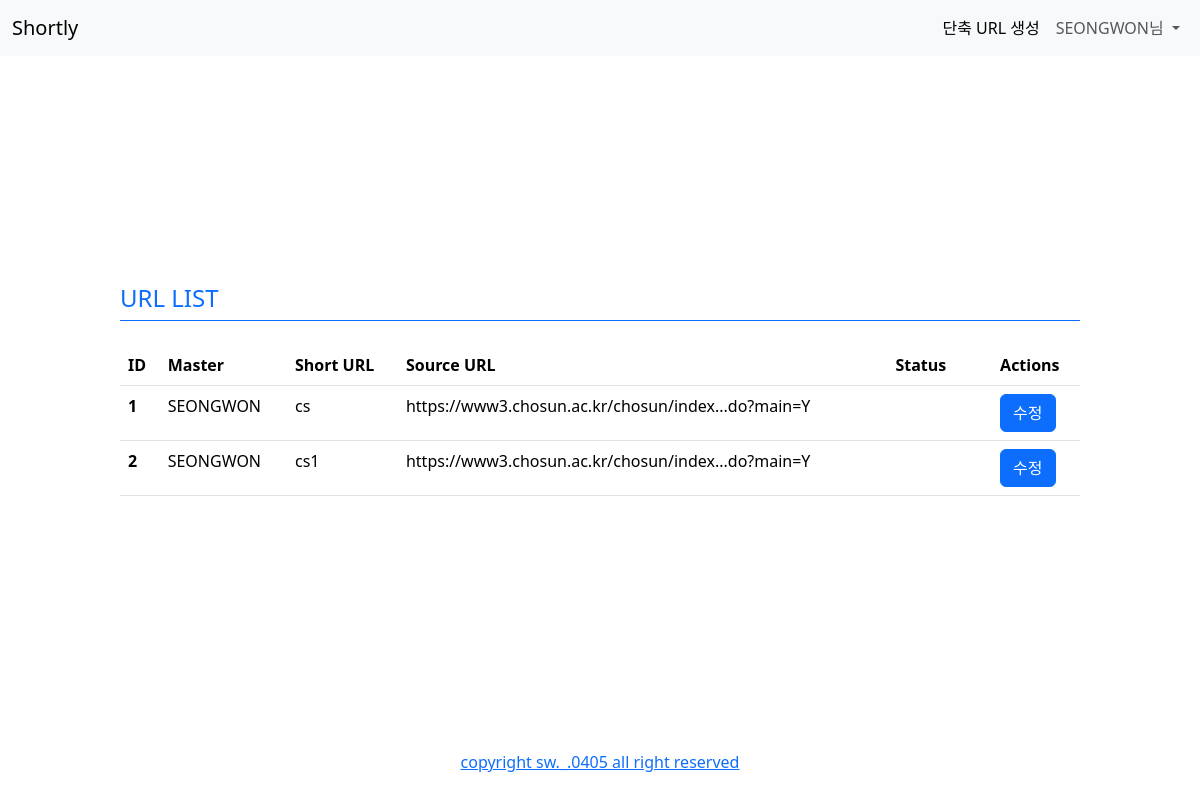
The page /url_list/ (signed in) on the database its author committed.
### home/models.py (models this page shows, shortened)
class CustomUser(AbstractBaseUser, PermissionsMixin):
    ROLE_CHOICE = (
        ('ADMIN', '관리자'),
        ('USER', '사용자'),
        ('NORMAL', '일반'),
        ('OWNER', '소유주'),
    )
    email = models.CharField(unique=True, max_length=100)
    name = models.CharField(max_length=30)
    role = models.CharField(max_length=20, choices=ROLE_CHOICE, default='NORMAL')
    school = models.CharField(max_length=100)
    is_active = models.BooleanField(default=True)
    is_staff = models.BooleanField(default=False)
    date_joined = models.DateTimeField(default=timezone.now)
    group = models.ForeignKey('Group', on_delete=models.SET_NULL, null=True, blank=True, related_name='members')
    objects = CustomUserManager()
    USERNAME_FIELD = 'email'
    REQUIRED_FIELDS = ['name']

class URL(models.Model):
    STATUS_CHOICES = [
        ('accessible', '접속 가능'),
        ('inaccessible', '접속 불가능'),
        ('group_modified', '그룹 관리자 수정'),
        ('owner_modified', '소유자 수정'),
    ]
    owner = models.ForeignKey(CustomUser, on_delete=models.CASCADE)
    owner_group = models.CharField(max_length=255)  # CharField로 정의
    original_link = models.URLField(max_length=1024)
    shortened_link = models.CharField(max_length=20, unique=True)
    created_at = models.DateTimeField(auto_now_add=True)
    expires_at = models.DateTimeField(default=timezone.now() + timedelta(days=30))
    status = models.CharField(max_length=20, choices=STATUS_CHOICES, default='accessible')

### home/decorators.py (the view)
        def _wrapped_view(request, *args, **kwargs):
            if not request.user.is_authenticated:
                return redirect('login')
            if request.user.role not in allowed_roles:
                messages.error(request, 'You do not have permission to access this page.')
                return redirect('index')  # 권한이 없는 경우 index 페이지로 리다이렉트
            return view_func(request, *args, **kwargs)

### home/views.py (called while the page is built)
@login_required
@role_required(['ADMIN', 'OWNER'])
def url_list(request):
    url_list = URL.objects.all()
    context = {
        'url_list' : url_list
    }
    return render(request, 'url_list.html', context)

### home/templates/url_list.html (shortened to what this page needs)
{% extends 'base.html' %}
{% block content %}
<div class="content">
    <div class="content_div">
        <div class="h4 pb-2 mb-4 text-primary border-bottom border-primary">
            URL LIST
        </div>
        <table class="table">
            <thead>
                <tr>
                    <th scope="col">ID</th>
                    <th scope="col">Master</th>
                    <th scope="col">Short URL</th>
                    <th scope="col">Source URL</th>
                    <th scope="col">Status</th>
                    <th scope="col">Actions</th>
                </tr>
            </thead>
            <tbody>
                {% for url in url_list %}
                <tr>
                    <th scope="row">{{ url.id }}</th>
                    <td>{{ url.owner.name }}</td>
                    <td>{{ url.shortened_link }}</td>
                    <td>{{ url.original_link }}</td>
                    <td>
                        {% if url.status == 'accessible' %}
                        <span class="badge badge-success">접속 가능</span>
                        {% elif url.status == 'inaccessible' %}
                        <span class="badge badge-danger">접속 불가능</span>
                        {% elif url.status == 'group_modified' %}
                        <span class="badge badge-info">그룹 관리자 수정</span>
                        {% elif url.status == 'owner_modified' %}
                        <span class="badge badge-info">소유자 수정</span>
                        {% endif %}
                    </td>
                    <td>
                        <button type="button" class="btn btn-primary" data-toggle="modal" data-target="#editModal{{ url.id }}">
                            수정
                        </button>
                    </td>
                </tr>
                {% endfor %}
            </tbody>
        </table>
    </div>
</div>
{% endblock %}

### home/templates/base.html (shortened to what this page needs)
{% load static %}
<!DOCTYPE html>
<html lang="en">
<head>
    <link href="https://cdn.jsdelivr.net/npm/bootstrap@5.3.3/dist/css/bootstrap.min.css" rel="stylesheet">
    <link rel="stylesheet" type="text/css" href="{% static 'css/main.css' %}">
</head>
<body>
    <div class="main-container">
        <nav class="navbar navbar-expand-lg bg-body-tertiary">
            <div class="container-fluid">
                <a class="navbar-brand" href="/">Shortly</a>
                <div class="collapse navbar-collapse justify-content-end" id="navbarSupportedContent">
                    <ul class="navbar-nav mb-2 mb-lg-0">
                        <li class="nav-item">
                            <a class="nav-link active" aria-current="page" href="{% url 'create_url' %}">단축 URL 생성</a>
                        </li>
                        {% if user.is_authenticated %}
                            <li class="nav-item dropdown">
                                <a class="nav-link dropdown-toggle" href="#" role="button" data-bs-toggle="dropdown" aria-expanded="false">
                                    {{ user.name }}님
                                </a>
                            </li>
                        {% endif %}
                    </ul>
                </div>
            </div>
        </nav>
        {% block content %}
        {% endblock %}
        <div class="footer">
            <p>
                <a href="#" data-bs-toggle="modal" data-bs-target="#infoModal">copyright sw._.0405 all right reserved</a>
            </p>
        </div>
    </div>
</body>
</html>

### static/css/main.css (style rules this page uses)
html, body { height: 100%; margin: 0; }
.main-container { display: flex; flex-direction: column; height: 100%; }
.content { flex: 1; display: flex; justify-content: center; align-items: center; }
.content_div { width: 80%; }
.footer { text-align: center; padding: 10px; }

### rows shown on the page
CustomUser: name "SEONGWON"
URL: id "1", owner.name "SEONGWON", shortened_link "cs", original_link "https://www3.chosun.ac.kr/chosun/index...do?main=Y"
URL: id "2", owner.name "SEONGWON", shortened_link "cs1", original_link "https://www3.chosun.ac.kr/chosun/index...do?main=Y"
